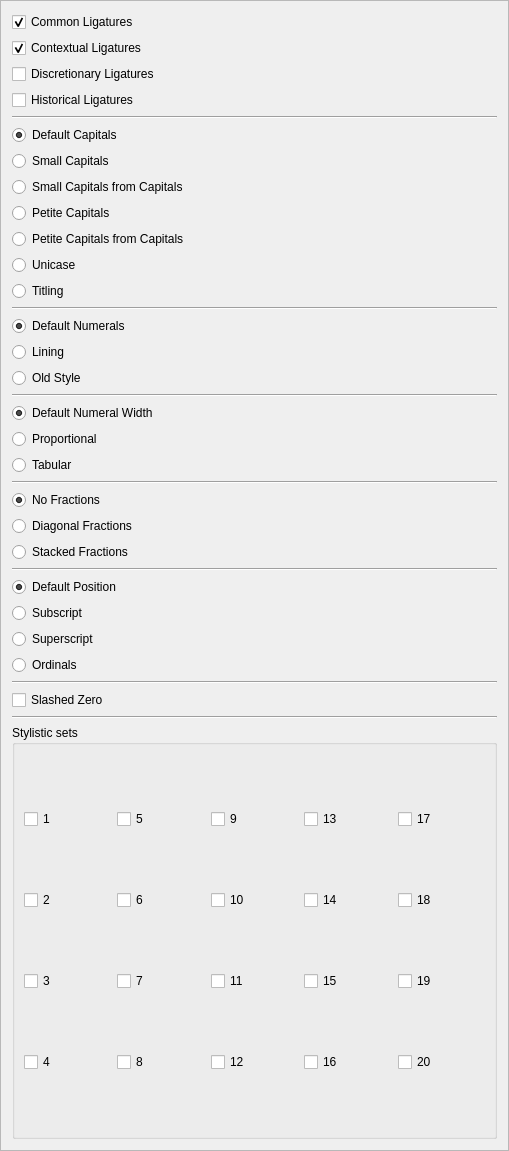
<?xml version="1.0" encoding="UTF-8"?>
<ui version="4.0">
 <class>PropertyWidget_FontFeatures</class>
 <widget class="QFrame" name="PropertyWidget_FontFeatures">
  <property name="geometry">
   <rect>
    <x>0</x>
    <y>0</y>
    <width>509</width>
    <height>1151</height>
   </rect>
  </property>
  <property name="windowTitle">
   <string notr="true">Frame</string>
  </property>
  <property name="frameShape">
   <enum>QFrame::StyledPanel</enum>
  </property>
  <property name="frameShadow">
   <enum>QFrame::Raised</enum>
  </property>
  <layout class="QVBoxLayout" name="verticalLayout">
   <item>
    <widget class="QCheckBox" name="CommonCheck">
     <property name="toolTip">
      <string>Common Ligatures (liga)</string>
     </property>
     <property name="text">
      <string>Common Ligatures</string>
     </property>
     <property name="checked">
      <bool>true</bool>
     </property>
    </widget>
   </item>
   <item>
    <widget class="QCheckBox" name="ContextualCheck">
     <property name="toolTip">
      <string>Contextual Ligatures (clig)</string>
     </property>
     <property name="text">
      <string>Contextual Ligatures</string>
     </property>
     <property name="checked">
      <bool>true</bool>
     </property>
     <property name="autoRepeat">
      <bool>false</bool>
     </property>
     <property name="autoExclusive">
      <bool>false</bool>
     </property>
     <property name="tristate">
      <bool>false</bool>
     </property>
    </widget>
   </item>
   <item>
    <widget class="QCheckBox" name="DiscretionaryCheck">
     <property name="toolTip">
      <string>Discretionary Ligatures (dlig)</string>
     </property>
     <property name="text">
      <string>Discretionary Ligatures</string>
     </property>
     <property name="autoExclusive">
      <bool>false</bool>
     </property>
    </widget>
   </item>
   <item>
    <widget class="QCheckBox" name="HistoricalCheck">
     <property name="toolTip">
      <string>Historical Ligatures (hlig)</string>
     </property>
     <property name="text">
      <string>Historical Ligatures</string>
     </property>
     <property name="checked">
      <bool>false</bool>
     </property>
     <property name="autoExclusive">
      <bool>true</bool>
     </property>
    </widget>
   </item>
   <item>
    <widget class="Line" name="line">
     <property name="orientation">
      <enum>Qt::Horizontal</enum>
     </property>
    </widget>
   </item>
   <item>
    <widget class="QRadioButton" name="NormalCapRadio">
     <property name="toolTip">
      <string>Normal capitals</string>
     </property>
     <property name="text">
      <string>Default Capitals</string>
     </property>
     <property name="checked">
      <bool>true</bool>
     </property>
     <attribute name="buttonGroup">
      <string notr="true">CapitalsGroup</string>
     </attribute>
    </widget>
   </item>
   <item>
    <widget class="QRadioButton" name="SmallRadio">
     <property name="toolTip">
      <string>Small capitals (smcp)</string>
     </property>
     <property name="text">
      <string>Small Capitals</string>
     </property>
     <attribute name="buttonGroup">
      <string notr="true">CapitalsGroup</string>
     </attribute>
    </widget>
   </item>
   <item>
    <widget class="QRadioButton" name="SmallFromCRadio">
     <property name="toolTip">
      <string>Small capitals from capitals (c2sc)</string>
     </property>
     <property name="text">
      <string>Small Capitals from Capitals</string>
     </property>
     <attribute name="buttonGroup">
      <string notr="true">CapitalsGroup</string>
     </attribute>
    </widget>
   </item>
   <item>
    <widget class="QRadioButton" name="PetiteRadio">
     <property name="toolTip">
      <string>Petite capitals (pcap)</string>
     </property>
     <property name="text">
      <string>Petite Capitals</string>
     </property>
     <attribute name="buttonGroup">
      <string notr="true">CapitalsGroup</string>
     </attribute>
    </widget>
   </item>
   <item>
    <widget class="QRadioButton" name="PetiteCapRadio">
     <property name="toolTip">
      <string>Petite capitals from capitals (c2pc)</string>
     </property>
     <property name="text">
      <string>Petite Capitals from Capitals</string>
     </property>
     <attribute name="buttonGroup">
      <string notr="true">CapitalsGroup</string>
     </attribute>
    </widget>
   </item>
   <item>
    <widget class="QRadioButton" name="UnicaseRadio">
     <property name="toolTip">
      <string>Unicase (unic)</string>
     </property>
     <property name="text">
      <string>Unicase</string>
     </property>
     <attribute name="buttonGroup">
      <string notr="true">CapitalsGroup</string>
     </attribute>
    </widget>
   </item>
   <item>
    <widget class="QRadioButton" name="TiltingRadio">
     <property name="toolTip">
      <string>Titling (titl)</string>
     </property>
     <property name="text">
      <string>Titling</string>
     </property>
     <attribute name="buttonGroup">
      <string notr="true">CapitalsGroup</string>
     </attribute>
    </widget>
   </item>
   <item>
    <widget class="Line" name="line_2">
     <property name="orientation">
      <enum>Qt::Horizontal</enum>
     </property>
    </widget>
   </item>
   <item>
    <widget class="QRadioButton" name="DefaultStyleRadio">
     <property name="enabled">
      <bool>true</bool>
     </property>
     <property name="toolTip">
      <string>Default numbers style</string>
     </property>
     <property name="text">
      <string>Default Numerals</string>
     </property>
     <property name="checked">
      <bool>true</bool>
     </property>
     <attribute name="buttonGroup">
      <string notr="true">NumeralStyleGroup</string>
     </attribute>
    </widget>
   </item>
   <item>
    <widget class="QRadioButton" name="LiningRadio">
     <property name="enabled">
      <bool>true</bool>
     </property>
     <property name="toolTip">
      <string>Lining Figures (lnum)</string>
     </property>
     <property name="text">
      <string>Lining</string>
     </property>
     <attribute name="buttonGroup">
      <string notr="true">NumeralStyleGroup</string>
     </attribute>
    </widget>
   </item>
   <item>
    <widget class="QRadioButton" name="OldStyleRadio">
     <property name="enabled">
      <bool>true</bool>
     </property>
     <property name="toolTip">
      <string>Oldstyle Figures (onum)</string>
     </property>
     <property name="text">
      <string>Old Style</string>
     </property>
     <attribute name="buttonGroup">
      <string notr="true">NumeralStyleGroup</string>
     </attribute>
    </widget>
   </item>
   <item>
    <widget class="Line" name="line_3">
     <property name="orientation">
      <enum>Qt::Horizontal</enum>
     </property>
    </widget>
   </item>
   <item>
    <widget class="QRadioButton" name="DefaultWidthRadio">
     <property name="enabled">
      <bool>true</bool>
     </property>
     <property name="toolTip">
      <string>Default numbers width</string>
     </property>
     <property name="text">
      <string>Default Numeral Width</string>
     </property>
     <property name="checked">
      <bool>true</bool>
     </property>
     <attribute name="buttonGroup">
      <string notr="true">NumeralWidthGroup</string>
     </attribute>
    </widget>
   </item>
   <item>
    <widget class="QRadioButton" name="ProportionalRadio">
     <property name="enabled">
      <bool>true</bool>
     </property>
     <property name="toolTip">
      <string>Proportional Figures (pnum)</string>
     </property>
     <property name="text">
      <string>Proportional</string>
     </property>
     <attribute name="buttonGroup">
      <string notr="true">NumeralWidthGroup</string>
     </attribute>
    </widget>
   </item>
   <item>
    <widget class="QRadioButton" name="TabularRadio">
     <property name="enabled">
      <bool>true</bool>
     </property>
     <property name="toolTip">
      <string>Tabular Figures (tnum)</string>
     </property>
     <property name="text">
      <string>Tabular</string>
     </property>
     <attribute name="buttonGroup">
      <string notr="true">NumeralWidthGroup</string>
     </attribute>
    </widget>
   </item>
   <item>
    <widget class="Line" name="line_4">
     <property name="orientation">
      <enum>Qt::Horizontal</enum>
     </property>
    </widget>
   </item>
   <item>
    <widget class="QRadioButton" name="DefaultFractionsRadio">
     <property name="enabled">
      <bool>true</bool>
     </property>
     <property name="toolTip">
      <string>No fractions</string>
     </property>
     <property name="text">
      <string>No Fractions</string>
     </property>
     <property name="checked">
      <bool>true</bool>
     </property>
     <attribute name="buttonGroup">
      <string notr="true">FractionsGroup</string>
     </attribute>
    </widget>
   </item>
   <item>
    <widget class="QRadioButton" name="DiagonalRadio">
     <property name="enabled">
      <bool>true</bool>
     </property>
     <property name="toolTip">
      <string>Fractions (frac)</string>
     </property>
     <property name="text">
      <string>Diagonal Fractions</string>
     </property>
     <attribute name="buttonGroup">
      <string notr="true">FractionsGroup</string>
     </attribute>
    </widget>
   </item>
   <item>
    <widget class="QRadioButton" name="StackedRadio">
     <property name="enabled">
      <bool>true</bool>
     </property>
     <property name="toolTip">
      <string>Alternative Fractions (afrc)</string>
     </property>
     <property name="text">
      <string>Stacked Fractions</string>
     </property>
     <attribute name="buttonGroup">
      <string notr="true">FractionsGroup</string>
     </attribute>
    </widget>
   </item>
   <item>
    <widget class="Line" name="line_5">
     <property name="orientation">
      <enum>Qt::Horizontal</enum>
     </property>
    </widget>
   </item>
   <item>
    <widget class="QRadioButton" name="DefaultPosRadio">
     <property name="toolTip">
      <string>Normal position</string>
     </property>
     <property name="text">
      <string>Default Position</string>
     </property>
     <property name="checked">
      <bool>true</bool>
     </property>
     <attribute name="buttonGroup">
      <string notr="true">PositionGroup</string>
     </attribute>
    </widget>
   </item>
   <item>
    <widget class="QRadioButton" name="SubscriptRadio">
     <property name="toolTip">
      <string>Subscript (subs)</string>
     </property>
     <property name="text">
      <string>Subscript</string>
     </property>
     <attribute name="buttonGroup">
      <string notr="true">PositionGroup</string>
     </attribute>
    </widget>
   </item>
   <item>
    <widget class="QRadioButton" name="SuperscriptRadio">
     <property name="toolTip">
      <string>Superscript (sups)</string>
     </property>
     <property name="text">
      <string>Superscript</string>
     </property>
     <attribute name="buttonGroup">
      <string notr="true">PositionGroup</string>
     </attribute>
    </widget>
   </item>
   <item>
    <widget class="QRadioButton" name="OrdinalCheck">
     <property name="enabled">
      <bool>true</bool>
     </property>
     <property name="toolTip">
      <string>Ordinals (ordn)</string>
     </property>
     <property name="text">
      <string>Ordinals</string>
     </property>
     <attribute name="buttonGroup">
      <string notr="true">PositionGroup</string>
     </attribute>
    </widget>
   </item>
   <item>
    <widget class="Line" name="line_6">
     <property name="orientation">
      <enum>Qt::Horizontal</enum>
     </property>
    </widget>
   </item>
   <item>
    <widget class="QCheckBox" name="SlashedZeroCheck">
     <property name="enabled">
      <bool>true</bool>
     </property>
     <property name="toolTip">
      <string>Slashed Zero (zero)</string>
     </property>
     <property name="text">
      <string>Slashed Zero</string>
     </property>
    </widget>
   </item>
   <item>
    <widget class="Line" name="line_7">
     <property name="orientation">
      <enum>Qt::Horizontal</enum>
     </property>
    </widget>
   </item>
   <item>
    <widget class="QGroupBox" name="groupBox_7">
     <property name="title">
      <string>Stylistic sets</string>
     </property>
     <layout class="QGridLayout" name="gridLayout">
      <item row="0" column="0">
       <widget class="QCheckBox" name="StyleSet01">
        <property name="text">
         <string>1</string>
        </property>
       </widget>
      </item>
      <item row="0" column="1">
       <widget class="QCheckBox" name="StyleSet05">
        <property name="text">
         <string>5</string>
        </property>
       </widget>
      </item>
      <item row="0" column="2">
       <widget class="QCheckBox" name="StyleSet09">
        <property name="text">
         <string>9</string>
        </property>
       </widget>
      </item>
      <item row="0" column="3">
       <widget class="QCheckBox" name="StyleSet13">
        <property name="text">
         <string>13</string>
        </property>
       </widget>
      </item>
      <item row="0" column="4">
       <widget class="QCheckBox" name="StyleSet17">
        <property name="text">
         <string>17</string>
        </property>
       </widget>
      </item>
      <item row="1" column="0">
       <widget class="QCheckBox" name="StyleSet02">
        <property name="text">
         <string>2</string>
        </property>
       </widget>
      </item>
      <item row="1" column="1">
       <widget class="QCheckBox" name="StyleSet06">
        <property name="text">
         <string>6</string>
        </property>
       </widget>
      </item>
      <item row="1" column="2">
       <widget class="QCheckBox" name="StyleSet10">
        <property name="text">
         <string>10</string>
        </property>
       </widget>
      </item>
      <item row="1" column="3">
       <widget class="QCheckBox" name="StyleSet14">
        <property name="text">
         <string>14</string>
        </property>
       </widget>
      </item>
      <item row="1" column="4">
       <widget class="QCheckBox" name="StyleSet18">
        <property name="text">
         <string>18</string>
        </property>
       </widget>
      </item>
      <item row="2" column="0">
       <widget class="QCheckBox" name="StyleSet03">
        <property name="text">
         <string>3</string>
        </property>
       </widget>
      </item>
      <item row="2" column="1">
       <widget class="QCheckBox" name="StyleSet07">
        <property name="text">
         <string>7</string>
        </property>
       </widget>
      </item>
      <item row="2" column="2">
       <widget class="QCheckBox" name="StyleSet11">
        <property name="text">
         <string>11</string>
        </property>
       </widget>
      </item>
      <item row="2" column="3">
       <widget class="QCheckBox" name="StyleSet15">
        <property name="text">
         <string>15</string>
        </property>
       </widget>
      </item>
      <item row="2" column="4">
       <widget class="QCheckBox" name="StyleSet19">
        <property name="text">
         <string>19</string>
        </property>
       </widget>
      </item>
      <item row="3" column="0">
       <widget class="QCheckBox" name="StyleSet04">
        <property name="text">
         <string>4</string>
        </property>
       </widget>
      </item>
      <item row="3" column="1">
       <widget class="QCheckBox" name="StyleSet08">
        <property name="text">
         <string>8</string>
        </property>
       </widget>
      </item>
      <item row="3" column="2">
       <widget class="QCheckBox" name="StyleSet12">
        <property name="text">
         <string>12</string>
        </property>
       </widget>
      </item>
      <item row="3" column="3">
       <widget class="QCheckBox" name="StyleSet16">
        <property name="text">
         <string>16</string>
        </property>
       </widget>
      </item>
      <item row="3" column="4">
       <widget class="QCheckBox" name="StyleSet20">
        <property name="text">
         <string>20</string>
        </property>
       </widget>
      </item>
     </layout>
    </widget>
   </item>
  </layout>
 </widget>
 <resources/>
 <connections/>
 <buttongroups>
  <buttongroup name="PositionGroup"/>
  <buttongroup name="CapitalsGroup"/>
  <buttongroup name="NumeralWidthGroup"/>
  <buttongroup name="NumeralStyleGroup"/>
  <buttongroup name="FractionsGroup"/>
 </buttongroups>
</ui>
